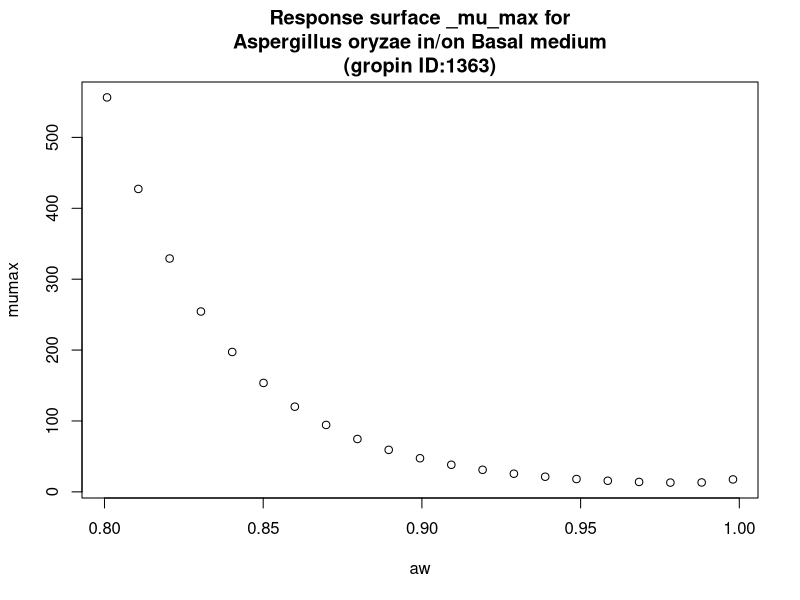

Generate this figure with R:
#############################
# start of Parameter script
#############################
aw <- seq(0.8008,0.998001998001998,length.out=21)
#############################
# end of Parameter script
#############################
############################# 
# start of Model script Gropin ID 1363 
#############################
 
# constant coefficients for this model
 
variables <- data.frame(aw)
argumentsPar <- unique.data.frame(expand.grid(variables))
 
# heart of the model
response_surface <- function(aw) {
   mumax <-exp(3.247-10.25*sqrt(1-aw)+38.40*(sqrt(1-aw))^2)

	return(mumax=mumax)
} 

# output parameters
responseSurface <- cbind(argumentsPar,response_surface(argumentsPar['aw']))
colnames(responseSurface) <- c(colnames(argumentsPar),'mumax')
#############################
# End of Model script
#############################
############################# 
# start of Visualisation script Gropin ID 1363 
#############################
titleText <-'Response surface _mu_max for
Aspergillus oryzae in/on Basal medium
(gropin ID:1363)'
plot(aw,responseSurface$'mumax',xlab='aw',
                          ylab='mumax',main=titleText)
#############################
# End of Visualisation script
#############################
